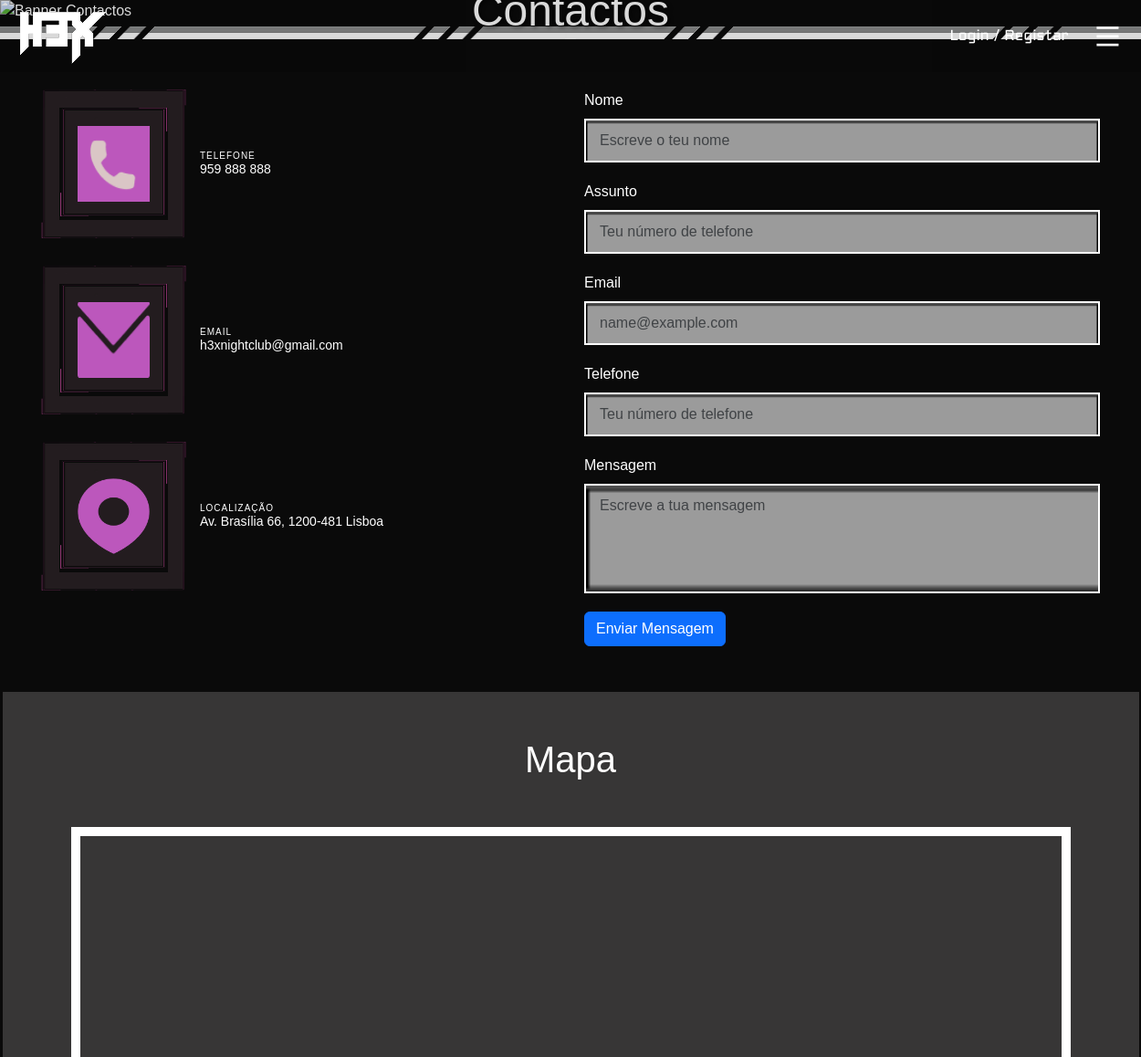
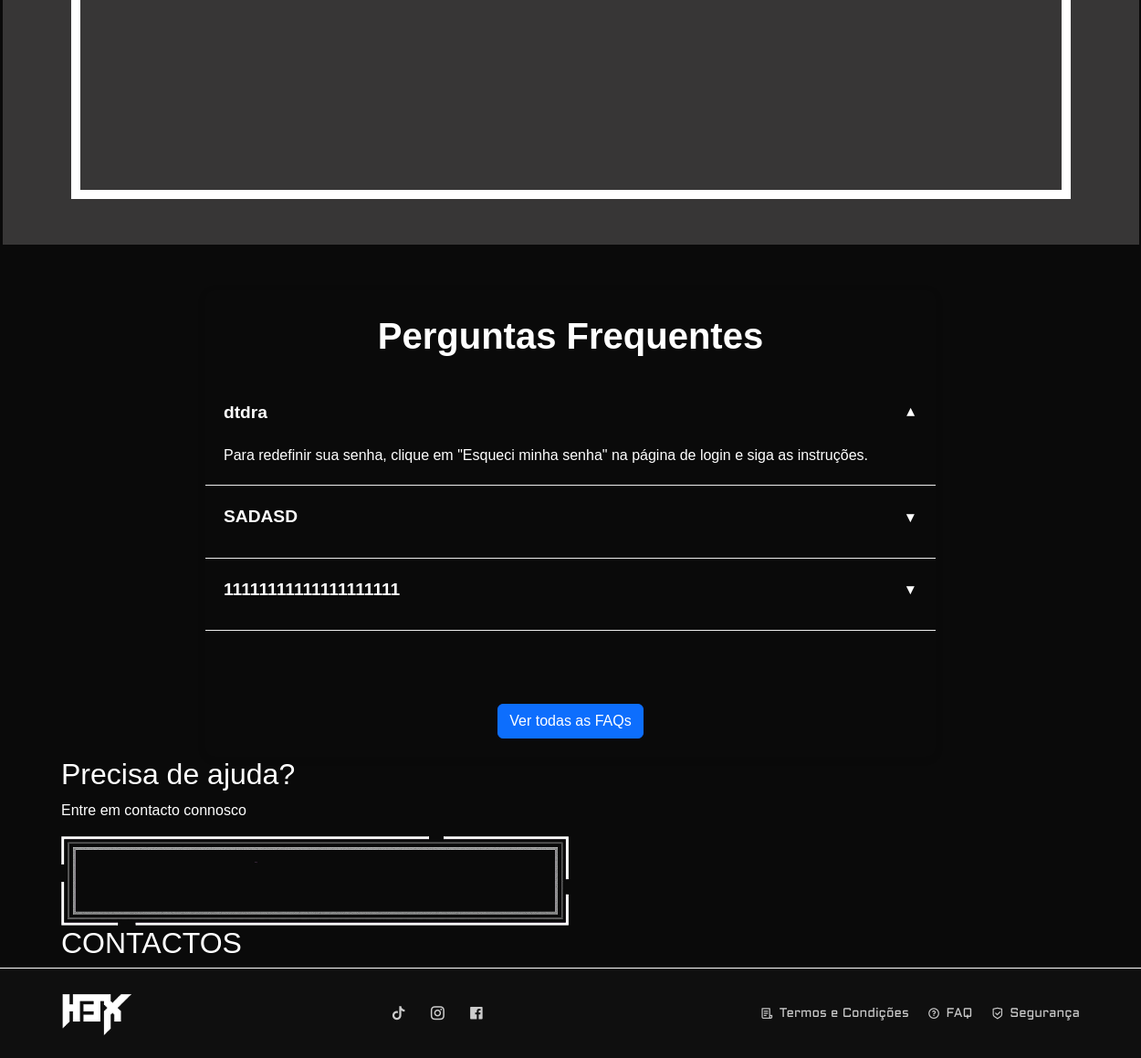
The app's page /H3X/contactos.php with its own data (2 pictures, top to bottom).
### tables this page shows
CREATE TABLE IF NOT EXISTS `faq` (
  `id` int NOT NULL AUTO_INCREMENT,
  `titulo` varchar(150) DEFAULT NULL,
  `resposta` text,
  PRIMARY KEY (`id`)
);

### H3X/contactos.php (the view, shortened to what this page needs)
<?php
require_once 'db_config.php';
require_once "admin/ultima_atividade.php";
?>
<!DOCTYPE html>
<html lang="pt">
<head>
  <?php include 'partials/head.php'; ?>
  <link rel="stylesheet" href="css/faq.css">
  <link rel="stylesheet" href="css/contato.css">
</head>
<body>
  <?php include 'partials/navbar.php'; ?>
  <div class="Banner">
    <img src="img/bannercontacto.png" alt="Banner Contactos">
    <h1>Contactos</h1>
  </div>
  <div class="barra">
    <img src="img/barrabranca.png" class="barra_branca" alt="">
  </div>
  <section class="contact-section">
    <div class="contact-container">
      <div class="contact-info">
        <div class="contact-item">
          <div class="icon-box">
            <img src="img/Group 244.png"  alt="Telefone">
          </div>
          <div class="contact-text">
            <span class="contact-label">TELEFONE</span>
            <span class="contact-detail">959 888 888</span>
          </div>
        </div>
        <div class="contact-item">
          <div class="icon-box">
            <img src="img/email_icon.png" class="email-icon" alt="Email">
          </div>
          <div class="contact-text">
            <span class="contact-label">EMAIL</span>
            <span class="contact-detail">h3xnightclub@gmail.com</span>
          </div>
        </div>
        <div class="contact-item">
          <div class="icon-box">
            <img src="img/location_icon_aa.png" alt="Localização">
          </div>
          <div class="contact-text">
            <span class="contact-label">LOCALIZAÇÃO</span>
            <span class="contact-detail">Av. Brasília 66, 1200-481 Lisboa</span>
          </div>
        </div>
      </div>
      <div class="contact-form">
        <form method="POST" action="">
          <div class="mb-3">
            <label for="nome" class="form-label">Nome</label>
            <input type="text" class="form-control" id="nome" name="nome" placeholder="Escreve o teu nome"
              value="<?= htmlspecialchars($nome ?? '') ?>" required>
          </div>
          <div class="mb-3">
            <label for="assunto" class="form-label">Assunto</label>
            <input type="text" class="form-control" id="assunto" name="assunto" placeholder="Teu número de telefone"
              value="<?= htmlspecialchars($assunto ?? '') ?>" required>
          </div>
          <div class="mb-3">
            <label for="email" class="form-label">Email</label>
            <input type="email" class="form-control" id="email" name="email" placeholder="name@example.com"
              value="<?= htmlspecialchars($email ?? '') ?>" required>
          </div>
          <div class="mb-3">
            <label for="telefone" class="form-label">Telefone</label>
            <input type="tel" class="form-control" id="telefone" name="telefone" placeholder="Teu número de telefone"
              value="<?= htmlspecialchars($telefone ?? '') ?>" required>
          </div>
          <div class="mb-3">
            <label for="mensagem" class="form-label">Mensagem</label>
            <textarea class="form-control" id="mensagem" name="mensagem" rows="4" placeholder="Escreve a tua mensagem"
              required><?= htmlspecialchars($mensagem ?? '') ?></textarea>
          </div>
          <button type="submit" class="btn btn-primary">Enviar Mensagem</button>
        </form>
      </div>
    </div>
  </section>
  <div class="mapa_container"
>
    <div class="mapa_discoteca">
    <h1 class="texto-alinhado">Mapa</h1>
      <div class="mapa_escuro">
        <iframe
          src="https://www.google.com/maps/embed?pb=!1m18!1m12!1m3!1d3068.228507335417!2d-8.825259736107782!3d39.73451765260679!2m3!1f0!2f0!3f0!3m2!1i1024!2i768!4f13.1!3m3!1m2!1s0xd22735a4e067afb%3A0xcfaf619f4450fa76!2sPolit%C3%A9cnico%20de%20Leiria%20%7C%20ESTG%20-%20Escola%20Superior%20de%20Tecnologia%20e%20Gest%C3%A3o_Edif%C3%ADcio%20D!5e0!3m2!1spt-PT!2spt!4v1748532881324!5m2!1spt-PT!2spt"
          height="450" style="border:0; width:100%; filter: invert(90%)" allowfullscreen="" loading="lazy"
></iframe>
      </div>
    </div>
  </div>
  <div class="contain">
  <section class="faq-container">
    <div class="faq-header">Perguntas Frequentes</div>
    <?php
    $sql = "SELECT * FROM faq ORDER BY id LIMIT 3";
    $result = $conn->query($sql);
    if ($result && $result->num_rows > 0) {
        $first = true;
        while ($faq = $result->fetch_assoc()) {
            echo '<div class="faq-item' . ($first ? ' active' : '') . '">';
            echo '<div class="faq-question">' . htmlspecialchars($faq['titulo']) . '</div>';
            echo '<div class="faq-answer">' . htmlspecialchars($faq['resposta']) . '</div>';
            echo '</div>';
            $first = false;
        }
        echo '<div class="faq-spacer"></div>';
    } else {
        echo '<div class="faq-item">';
        echo '<div class="faq-question">FAQ vazio</div>';
        echo '<div class="faq-answer">Nenhuma pergunta frequente encontrada.</div>';
        echo '</div>';
    }
    ?>
    <div style="text-align: center; padding: 20px;">
      <a href="faq.php" class="btn btn-primary">Ver todas as FAQs</a>
    </div>
  </section>
</div>
<div class="container">
        <div class="contactos">
            <h2>Precisa de ajuda?</h2>
            <p class="pmaior">Entre em contacto connosco</p>
            <div class="botao2">
                <img src="img/caixabranca.png">
                <h2>CONTACTOS</h2>
            </div>
        </div>
    </div>
  <?php include 'partials/footer.php'; ?>
</body>
</html>

### H3X/css/utils.css (style rules this page uses)
body { background-image: url(../img/background.png); color: white; margin: 0; padding: 0; }
html, body { height: 100%; }

### H3X/css/faq.css (style rules this page uses)
* { margin: 0; padding: 0; box-sizing: border-box; font-family: Arial, sans-serif; }
html { height: 100%; }
body { background-color: #f0f0f0; color: #333; min-height: 100%; display: flex; flex-direction: column; }
.contain { display: flex; width: 100%; justify-content: center; flex-grow: 1; }
.faq-container { max-width: 800px; border-radius: 10px; box-shadow: 0 2px 10px rgba(0, 0, 0, 0.1); overflow: hidden; margin-top: 50px; width: 100%; }
.faq-header { color: white; padding: 20px; text-align: center; font-size: 2.5em; font-weight: bold; }
.faq-item { padding: 20px; cursor: pointer; border-bottom: 1px solid #eee; }
.faq-item { border-top: none ; }
.faq-question { font-weight: bold; font-size: 1.2em; margin-bottom: 10px; color: white; display: flex; justify-content: space-between; align-items: center; }
.faq-spacer { height: 60px; }
.faq-question::after { content: "▼"; font-size: 0.8em; transition: 0.3s ease; }
.faq-item.active .faq-question::after { transform: rotate(180deg); }
.faq-answer { color: #ffffff; line-height: 1.5; max-height: 0; overflow: hidden; transition: 0.3s ease; }
.faq-item.active .faq-answer { max-height: 200px; padding-top: 10px; }

### H3X/css/contato.css (style rules this page uses)
body { color: #fff; font-family: 'Aldrich', sans-serif; margin: 0; padding: 0; background-color: #0a0a0a; }
.Banner { position: relative; width: 100%; }
.Banner img { width: 100%; height: auto; display: block; }
.Banner h1 { position: absolute; top: 50%; left: 50%; transform: translate(-50%, -50%); margin: 0; font-size: 3rem; text-shadow: 2px 2px 4px rgba(0,0,0,0.5); }
.barra_branca { width: 1280.76px; height: 24px; justify-content: center; }
.contact-section { width: 100%; padding: 50px 20px; max-width: 1200px; margin: 0 auto; }
.contact-container { display: flex; flex-wrap: wrap; justify-content: space-between; gap: 30px; }
.barra { display: flex; justify-content: center; }
.contact-info { flex: 1; min-width: 300px; }
.contact-item { display: flex; align-items: center; margin-bottom: 30px; }
.icon-box { background-image: url('../img/caixacontactos.png'); background-size: contain; background-repeat: no-repeat; display: flex; justify-content: center; align-items: center; margin-right: 15px; border: 20px solid transparent; border-image: url('img/caixacontactos.png') 30 round; padding: 20px; }
.icon-box img { width: 79px; height: 83px; }
.contact-text { display: flex; flex-direction: column; line-height: 1.2; }
.contact-label { font-size: 10px; color: #ffffff; letter-spacing: 1px; }
.contact-detail { font-size: 14px; color: white; }
.contact-form { flex: 1; min-width: 300px; }
.form-control { background-image: url('img/retangulocontact.png'); border: 2px solid white; background-color: gray; background-repeat: no-repeat; background-size: cover; border-radius: 0; padding: 10px 15px; color: white; margin-bottom: 20px; width: 100%; }
textarea.form-control { resize: none; }
.mapa_container { display: flex; justify-content: center; }
.mapa_discoteca { padding: 50px 0; width: 1245px; background-color: #64626281; }
.mapa_escuro { margin-top:50px; margin-left:75px; margin-right:75px; height: 470px; border: 10px solid white; }
.texto-alinhado { text-align: center; color: #fff; }

### records on screen
faq: titulo "dtdra", resposta "Para redefinir sua senha, clique em \"Esqueci minha senha\" na página de login e siga as instruções."
faq: titulo "SADASD"
faq: titulo "11111111111111111111"
